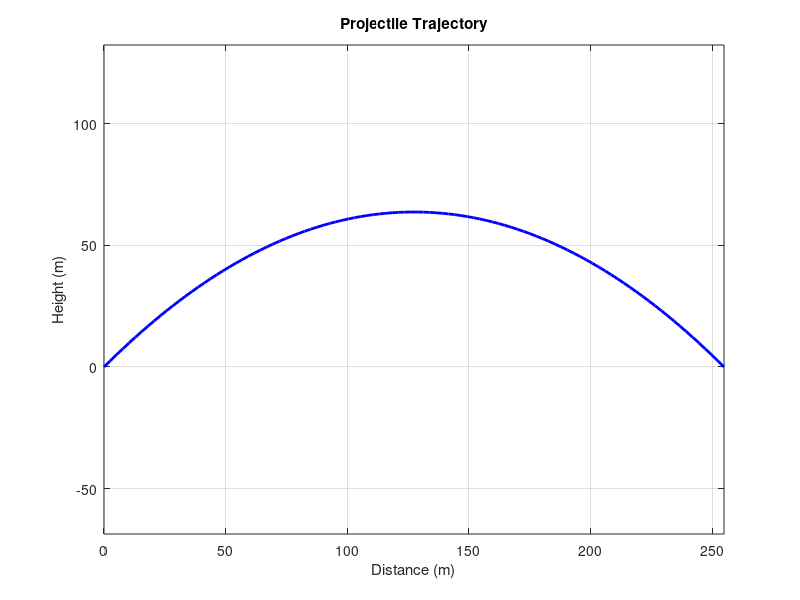

MATLAB code for this plot:
v0 = 50;              
theta = 45;          
g = 9.81;            
theta_rad = deg2rad(theta);

t_flight = (2 * v0 * sin(theta_rad)) / g;
t = linspace(0, t_flight, 100); 
x = v0 * cos(theta_rad) * t;  
y = v0 * sin(theta_rad) * t - 0.5 * g * t.^2;  
range = x(end);                 
max_height = max(y);
figure;
plot(x, y, 'b-', 'LineWidth', 2);
xlabel('Distance (m)');
ylabel('Height (m)');
title('Projectile Trajectory');
grid on;
axis equal;
fprintf('Range: %.2f m\n', range);
fprintf('Maximum Height: %.2f m\n', max_height);
